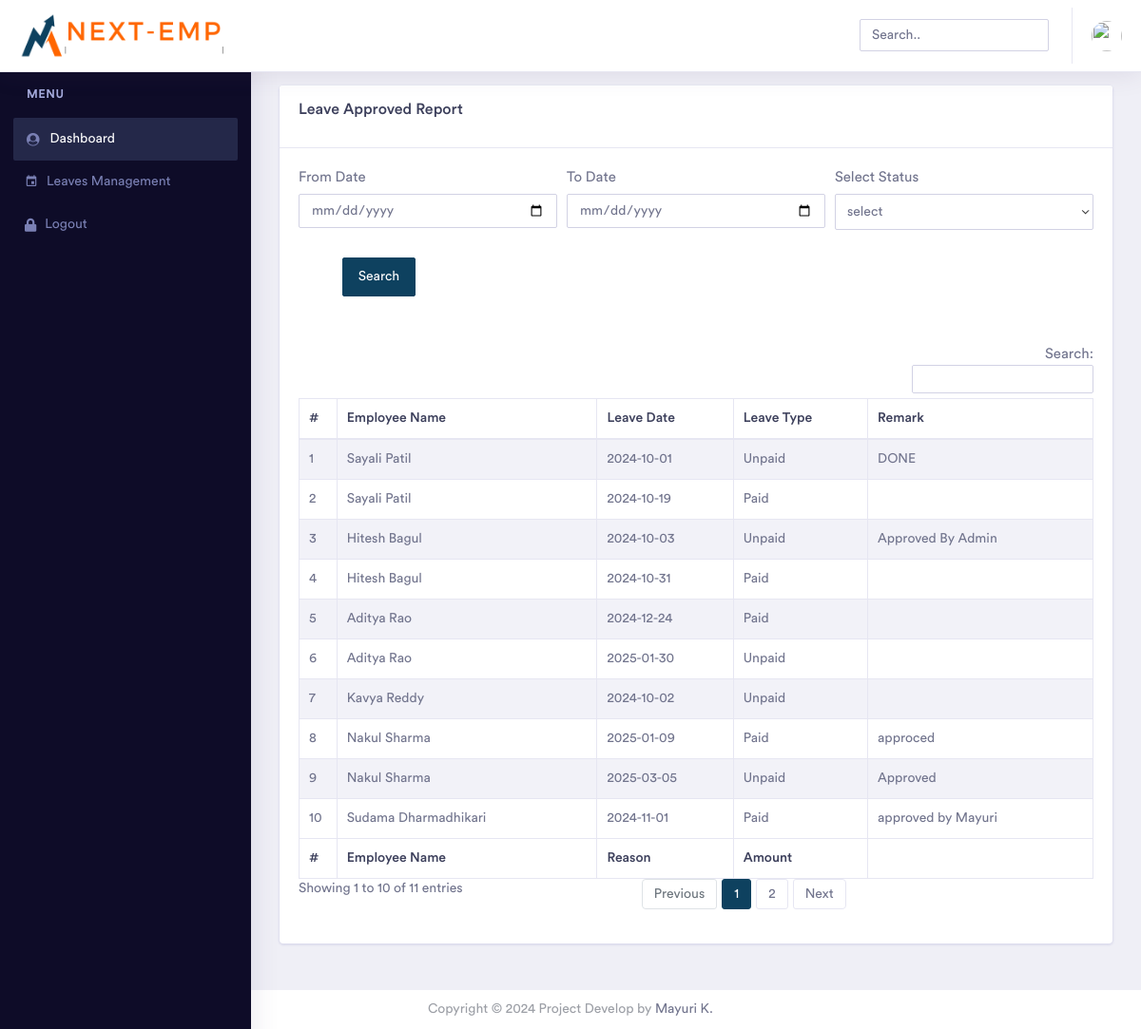
The page /admin/app_report.php (signed in) on the database its author committed.
### tables this page shows
CREATE TABLE `manage_website` (
  `id` int(11) NOT NULL,
  `title` varchar(600) NOT NULL,
  `short_title` varchar(600) NOT NULL,
  `logo` text NOT NULL,
  `footer` text NOT NULL,
  `currency_code` varchar(600) NOT NULL,
  `currency_symbol` varchar(600) NOT NULL,
  `login_logo` text NOT NULL,
  `invoice_logo` text NOT NULL,
  `background_login_image` text NOT NULL,
  `status` int(11) NOT NULL
);

CREATE TABLE `leaves` (
  `id` int(11) NOT NULL,
  `user` varchar(200) NOT NULL,
  `month` varchar(150) NOT NULL,
  `year` varchar(150) NOT NULL,
  `date` date NOT NULL,
  `type` int(11) NOT NULL COMMENT '1=paid 2=unpaid',
  `total` int(50) NOT NULL,
  `status` int(11) NOT NULL,
  `remark` varchar(500) NOT NULL,
  `delete_status` tinyint(4) NOT NULL
);

### admin/app_report.php (the view, shortened to what this page needs)
<?php include('include/head.php'); ?>
<?php include('include/header.php'); ?>
<?php include('include/sidebar.php'); ?>
<div class="dashboard-wrapper">
    <div class="container-fluid  dashboard-content">
        <div class="row">
            <div class="col-xl-12 col-lg-12 col-md-12 col-sm-12 col-12">
                <div class="card">
                    <div class="card-header">
                        <h4>Leave Approved Report </h4>
                    </div>
                    <div class="card-body">
                        <form class="form-horizontal" action="" method="post" enctype="multipart/form-data">
                            <div class="form-row">
                                <div class="col-xl-4 col-lg-4 col-md-12 col-sm-12 col-12 mb-2">
                                    <label for="validationCustom03">From Date</label>
                                    <input type="date" class="form-control " name="fromdate" required value="<?php $_POST['fromdate']; ?> ?>">
                                </div>
                                <div class="col-xl-4 col-lg-4 col-md-12 col-sm-12 col-12 mb-2">
                                    <label for="validationCustom01">To Date</label>
                                    <input type="date" class="form-control " name="todate" required value="<?php echo $todate; ?>">
                                </div>
                             <div class="col-xl-4 col-lg-4 col-md-12 col-sm-12 col-12 mb-2">
                                    <label for="validationCustom01">Select Status</label>
                                    <select name="emp" class="form-control ">
                                        <option>select</option>
                    </select>
                                </div>
                                <center>
                                    <div class="col-xl-4 col-lg-4 col-md-12 col-sm-12 col-12 mb-2">
                                        <div class="input-group">
                                            <button class="btn btn-primary" type="submit" name="search">Search</button>
                                        </div>
                                    </div>
                            </div>
                        </form>
                        <br />
                        <br />
                        <div class="table-responsive">
                            <table id="example" class="table table-striped table-bordered second" style="width:100%">
                                <thead>
                                    <tr>
                                        <th>#</th>
                                        <th>Employee Name</th>
                                           <th>Leave Date</th>
                                              <th>Leave Type</th>
                                         <th>Remark</th>
                                    </tr>
                                </thead>
                                <tbody>
                                    <?php
                                    if (isset($_POST['search'])) {
                                        $fromdate = $_POST['fromdate'];
                                        $todate = $_POST['todate'];
                                        $sql = "SELECT * FROM leaves WHERE delete_status='0' AND status=? AND date between ? and ?";
                                         $statement = $conn->prepare($sql);
                                    $statement->execute([$_POST['emp'],$fromdate,$todate]);
                                    } else {
                                        $sql = "SELECT * FROM leaves WHERE delete_status='0'  ";
                                         $statement = $conn->prepare($sql);
                                    $statement->execute();
                                    }
                                    ?>
                                    <?php
$i=1;
                                    $rec=$statement->fetchAll();
                                   foreach($rec as $key)
                                   {
                                    ?>
                                     <tr>
                                         <td><?php echo $i;?></td>
                                        <td><?php
                                    $stmt2 = $conn->prepare("SELECT * FROM `admin` WHERE id=? AND delete_status='0'");
                                    $stmt2->execute([$key['user']]);
                                    $record2 = $stmt2->fetch();
                                      echo $record2['fname'] . ' ' . $record2['lname']; ?></td>
                                                    <td><?php echo $key['date'];?></td>
                                                     <td><?php if($key['type']=='1'){echo "Paid";}elseif($key['type']=='2'){echo 'Unpaid';}?></td>
                                        <td><?php echo $key['remark'];?></td>
                                     </tr>
                                    <?php $i++;} ?>
                                </tbody>
                                <tfoot>
                                    <tr>
                                         <th>#</th>
                                        <th>Employee Name</th>
                                         <th>Reason</th>
                                          <th>Amount</th>
                                    </tr>
                                </tfoot>
                            </table>
                        </div>
                    </div>
                </div>
            </div>
        </div>
    </div>
    <?php include('include/footer.php'); ?>
</body>
</html>

### admin/include/head.php (shortened to what this page needs)
<!doctype html>
<html lang="en">
<head>
    <link rel="stylesheet" href="assets/vendor/bootstrap/css/bootstrap.min.css">
    <link href="assets/vendor/fonts/circular-std/style.css" rel="stylesheet">
    <link rel="stylesheet" href="assets/libs/css/style.css">
    <link rel="stylesheet" href="assets/vendor/fonts/fontawesome/css/fontawesome-all.css">
    <link rel="stylesheet" href="assets/vendor/charts/chartist-bundle/chartist.css">
    <link rel="stylesheet" href="assets/vendor/charts/morris-bundle/morris.css">
    <link rel="stylesheet" href="assets/vendor/fonts/material-design-iconic-font/css/materialdesignicons.min.css">
    <link rel="stylesheet" href="assets/vendor/charts/c3charts/c3.css">
    <link rel="stylesheet" href="assets/vendor/fonts/flag-icon-css/flag-icon.min.css">
    <link href="https://cdn.jsdelivr.net/npm/select2@4.1.0-rc.0/dist/css/select2.min.css" rel="stylesheet" />
</head>

### admin/include/header.php (shortened to what this page needs)
<?php
require_once('../assets/constants/fetch-my-info.php');
?>
<?php
$stmt = $conn->prepare("SELECT * FROM admin WHERE id='".$_SESSION['id']."'");
$stmt->execute();
$result = $stmt->fetch(PDO::FETCH_ASSOC);
 $sql = "SELECT * FROM manage_website where status='0'";
  $statement = $conn->prepare($sql);
                                                 $statement->execute();
                                              $row = $statement->fetch(PDO::FETCH_ASSOC);
                                                                    extract($row);?>
<body>
    <div class="dashboard-main-wrapper">
        <div class="dashboard-header">
            <nav class="navbar navbar-expand-lg bg-white fixed-top">
                <a class="navbar-brand" href="index.php">
                                <img class="img-fluid" src="../assets/uploadImage/Logo/<?php echo$login_logo; ?>" style="width:220px;height:auto;" alt="Theme-Logo" />
                            </a>
                <div class="collapse navbar-collapse " id="navbarSupportedContent">
                    <ul class="navbar-nav ml-auto navbar-right-top ">
                        <li class="nav-item">
                            <div id="custom-search" class="top-search-bar">
                                <input class="form-control" type="text" placeholder="Search..">
                            </div>
                        </li>
                         <li class="nav-item dropdown nav-user">
                            <a class="nav-link nav-user-img" href="profile.php" id="navbarDropdownMenuLink2" data-toggle="dropdown" aria-haspopup="true" aria-expanded="false"><img src="../assets/uploadImage/Profile/<?=$result['image']?>" alt="" class="user-avatar-md rounded-circle"></a>
                        </li>
   </ul>
                </div>
            </nav>
        </div>

### admin/include/sidebar.php (shortened to what this page needs)
<?php
   require_once('../assets/constants/fetch-my-info.php');
   $stmt = $conn->prepare("SELECT * FROM admin WHERE id='" . $_SESSION['id'] . "'");
   $stmt->execute();
   $admin = $stmt->fetch(PDO::FETCH_ASSOC);
   $userroles = $_SESSION['userroles'];
   ?>
<?php if ($admin['admin_user'] == '0') { ?>
<div class="nav-left-sidebar sidebar-dark">
   <div class="menu-list">
      <nav class="navbar navbar-expand-lg navbar-light">
         <div class="collapse navbar-collapse" id="navbarNav">
            <ul class="navbar-nav flex-column">
               <li class="nav-divider">
                  Menu
               </li>
               <li class="nav-item ">
                  <a class="nav-link active" href="index.php"><i class="fa fa-fw fa-user-circle"></i>Dashboard <span class="badge badge-success">6</span></a>
               </li>
                <?php if (isset($userroles)) {
                           if (in_array('Leaves', $userroles) || in_array('Leaves', $userroles)) { ?>
                 <li class="nav-item ">
                  <a class="nav-link " href="view_leaves.php"><i class="mdi mdi-calendar
                     "></i>Leaves  Management<span class="badge badge-success">6</span></a>
               </li>
                <?php } }?>
               <li class="nav-item ">
                  <a class="nav-link " href="../logout.php"><i class="fas fa-lock"></i>Logout<span class="badge badge-success">6</span></a>
               </li>
            </ul>
         </div>
      </nav>
   </div>
</div>
<?php } ?>

### admin/include/footer.php (shortened to what this page needs)
</body>
</html>

### rows shown on the page
manage_website: login_logo (picture)
leaves: admin.fname "Sayali", admin.lname "Patil", date "2024-10-01", type "Unpaid", remark "DONE"
leaves: admin.fname "Sayali", admin.lname "Patil", date "2024-10-19", type "Paid"
leaves: admin.fname "Hitesh", admin.lname "Bagul", date "2024-10-03", type "Unpaid", remark "Approved By Admin"
leaves: admin.fname "Hitesh", admin.lname "Bagul", date "2024-10-31", type "Paid"
leaves: admin.fname "Aditya", admin.lname "Rao", date "2024-12-24", type "Paid"
leaves: admin.fname "Aditya", admin.lname "Rao", date "2025-01-30", type "Unpaid"
leaves: admin.fname "Kavya", admin.lname "Reddy", date "2024-10-02", type "Unpaid"
leaves: admin.fname "Nakul", admin.lname "Sharma", date "2025-01-09", type "Paid", remark "approced"
leaves: admin.fname "Nakul", admin.lname "Sharma", date "2025-03-05", type "Unpaid", remark "Approved"
leaves: admin.fname "Sudama", admin.lname "Dharmadhikari", date "2024-11-01", type "Paid", remark "approved by Mayuri"
